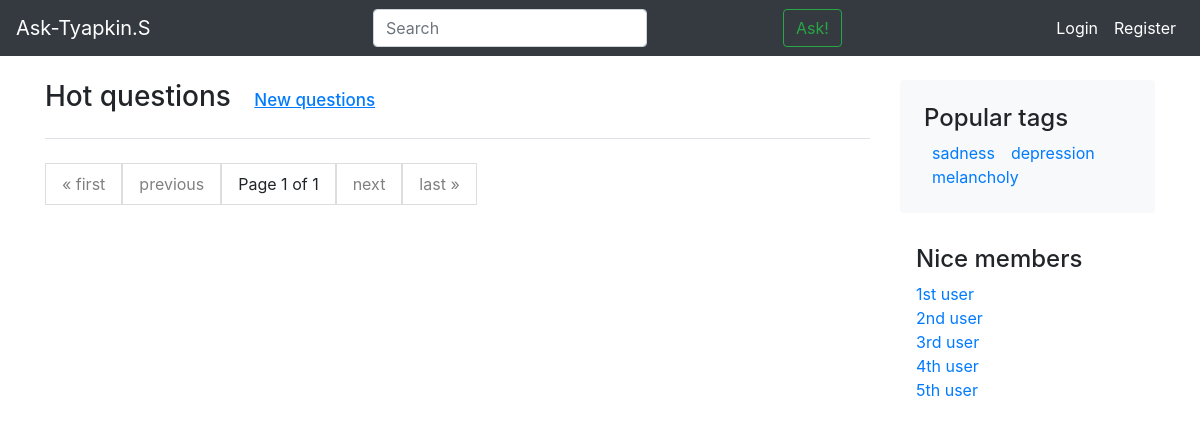
The app's page /hot/, older data.
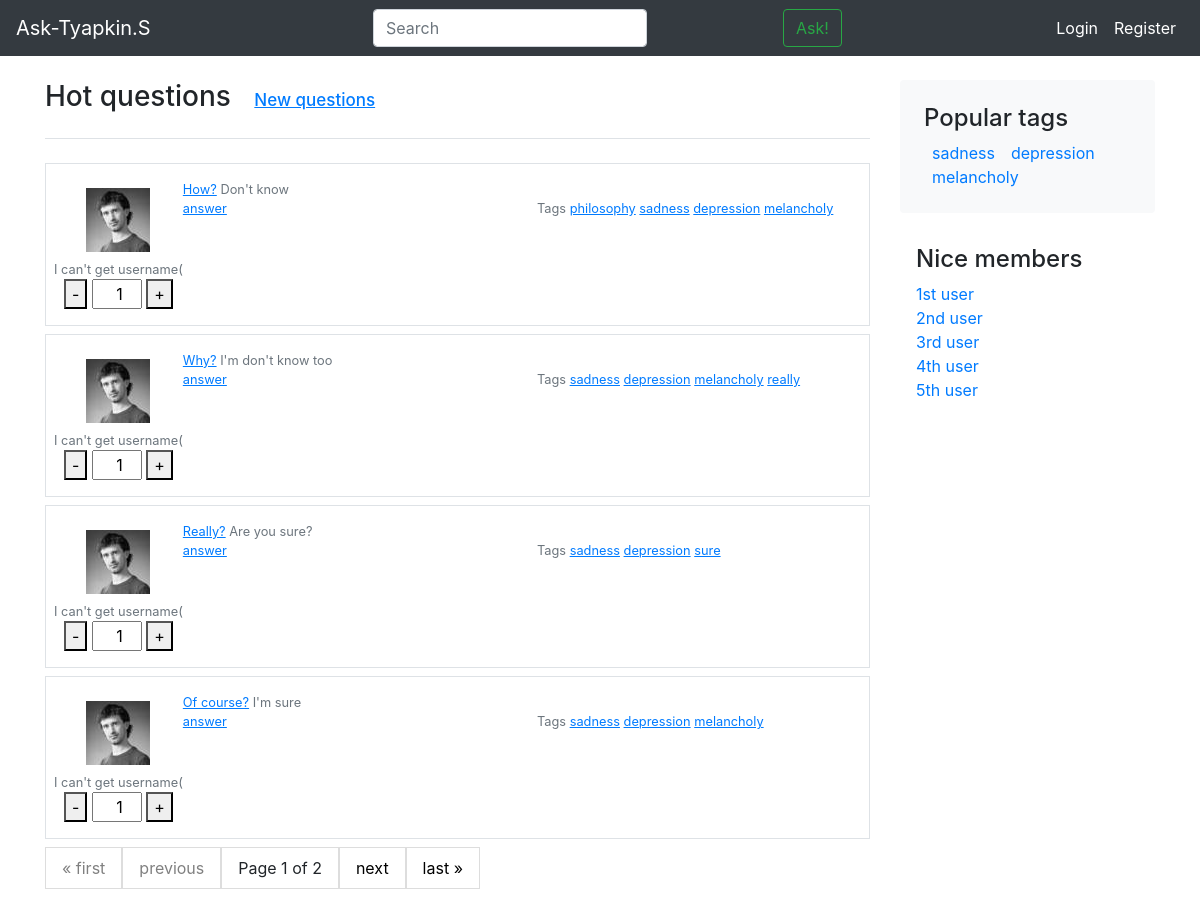
The same page, newer data.
### blog/models.py (models this page shows, shortened)
class Question(models.Model):
    title = models.CharField(max_length=1024, verbose_name='Title')
    text = models.TextField(verbose_name='Text', default="")
    date_create = models.DateField(auto_now_add=True, verbose_name='Create date')
    author = models.ForeignKey('Author', on_delete=models.CASCADE)
    tags = models.CharField(max_length=1024, verbose_name='Tags')
    objects = QuestionManager()
    class Meta:
        verbose_name = 'Question'
        verbose_name_plural = 'Questions'

### app/views.py (the view)
# urls.py: path('hot/', views.hot, name="hot"),
def hot(request):
    questions = Question.objects.all()
    paginator = Paginator(questions, 4)
    page = request.GET.get('page', 1)
    questions = paginator.get_page(page)
    return render(request, 'hot.html', {'questions': questions})

### templates/hot.html
{% extends 'inc/base.html' %}
{% load static %}
{% block content %}
  <h3 class="pb-4 mb-4 border-bottom">
    Hot questions
    <a href="{% url 'home'%}" class="text-u" style="font-size: 17px; padding-left: 1rem;">
      New questions
    </a>
  </h3>
    {% for question in questions %}
      {% include 'inc/one_question.html' %}
    {% endfor %}
<ul class="pagination">
    {% if questions.has_previous %}
    <li><a href="?page=1">&laquo; first</a></li>
    <li><a href="?page={{ questions.previous_page_number }}">previous</a></li>
    {% else %}
    <li><a style="color: gray">&laquo; first</a></li>
    <li><a style="color: gray">previous</a></li>
    {% endif %}
    <li>
        <a>Page {{ questions.number }} of {{ questions.paginator.num_pages }}</a>
    </li>
    {% if questions.has_next %}
    <li><a href="?page={{ questions.next_page_number }}">next</a></li>
    <li><a href="?page={{ questions.paginator.num_pages }}">last &raquo;</a></li>
    {% else %}
    <li><a style="color: gray">next</a></li>
    <li><a style="color: gray">last &raquo;</a></li>
    {% endif %}
</ul>
{% endblock content %}

### templates/inc/base.html (shortened to what this page needs)
{% load static %}
<!doctype html>
<html lang="en">
  <head>
    <link href="{% static "css/bootstrap.min.css" %}" rel="stylesheet">
    <link href="{% static "css/navbar-top.css" %}" rel="stylesheet">
  </head>
  <body>
    {% include 'inc/navbar.html' %}
    <main role="main" class="container">
      <div class="row">
        <div class="col-9 blog-main">
            {% block content %}
			{% endblock content %}
        </div>
        <aside class="col-3 container">
          {% include 'inc/popular_tags.html' %}
          {% include 'inc/nice_members.html' %}
        </aside>
      </div>
    </main>
  </body>
</html>

### templates/inc/navbar.html
<nav class="navbar navbar-expand-md navbar-dark bg-dark mb-4">
  <a class="navbar-brand" href="{% url 'home' %}">Ask-Tyapkin.S</a>
  <div class="collapse navbar-collapse" id="navbarCollapse">
    <ul class="navbar-nav ml-auto">
      <form class="form-inline my-2 my-md-0 search-field">
            <input class="form-control" type="text" placeholder="Search">
      </form>
      <button class="btn btn-outline-success my-2 my-sm-0" onclick="location.href='/ask'">Ask!</button>
    </ul>
    <ul class="navbar-nav ml-auto">
      <li class="nav-item active">
        <a class="nav-link active" href="{% url 'login' %}">Login</a>
      </li>
      <li class="nav-item active">
        <a class="nav-link" href="{% url 'signup' %}">Register</a>
      </li>
    </ul>
  </div>
</nav>

### templates/inc/one_question.html
{% load static %}
<div class="media text-muted pt-3 border p-2 mb-2">
      <ol class="list-unstyled mb-0" style="text-align: center">
          <img src="{% static 'img/your_avatar.jpg' %}" class="p-2" alt="Avatar">
          <div class="small"><span>I can't get username(</span></div>
        <li>
          <div class="def-number-input number-input safari_only">
            <button onclick="this.parentNode.querySelector('input[type=number]').stepDown()" class="minus">-</button>
            <label><input class="quantity" min="0" name="quantity" value="1" type="number" style="pointer-events: none; width: 50px; text-align: right;"></label>
            <button onclick="this.parentNode.querySelector('input[type=number]').stepUp()" class="plus">+</button>
          </div>
        </li>
      </ol>
      <div class="media-body pb-3 mb-0 small lh-125">
        <a href="{% url 'question' question.id%}" class="text-u">{{ question.title }}</a>
        <span>{{ question.text }}</span>
        <div class="row mb-3">
          <div class="col-6">
            <a href="{% url 'question' question.id%}" class="text-u">answer</a></div>
          <div class="col-6">
            <span>Tags</span>
              {% for ntag in question.tags.split %}
                 <a href="{% url 'tag' ntag %}" class="text-u">{{ ntag }}</a>
              {% endfor %}
          </div>
        </div>
      </div>
</div>

### templates/inc/popular_tags.html
{% load static %}
<div class="p-4 mb-3 bg-light rounded">
    <h4>Popular tags</h4>
     <div class="popular-tags-flex-container">
        <a href="{% url 'tag' 'sadness'%}"><span class="popular-tags-flex-item">sadness</span></a>
        <a href="{% url 'tag' 'depression'%}"><span class="popular-tags-flex-item">depression</span></a>
        <a href="{% url 'tag' 'melancholy'%}"><span class="popular-tags-flex-item">melancholy</span></a>
     </div>
</div>

### templates/inc/nice_members.html
{% load static %}
<div class="p-3">
    <h4>Nice members</h4>
    <ol class="list-unstyled mb-0">
      <li><a href="#">1st user</a></li>
      <li><a href="#">2nd user</a></li>
      <li><a href="#">3rd user</a></li>
      <li><a href="#">4th user</a></li>
      <li><a href="#">5th user</a></li>
    </ol>
</div>

### static/css/navbar-top.css (style rules this page uses)
body { min-height: 75rem; }
.search-field { margin-right: 8.5rem; }
.popular-tags-flex-container { display: -webkit-flex; display: flex; flex-wrap: wrap; }
.popular-tags-flex-item { flex: auto; flex-basis: auto; justify-content: center; align-items: center; padding: 0rem 0.5rem 0rem 0.5rem; }
.text-u { text-decoration: underline; }
ul.pagination li a { color: black; float: left; padding: 8px 16px; text-decoration: none; border: 1px solid #ddd; }

Row changes from the older to the newer data that the page shows:
added Question: title "How?", text "Don't know", split "philosophy" "sadness" "depression" "melancholy"
added Question: title "Why?", text "I'm don't know too", split "sadness" "depression" "melancholy" "really"
added Question: title "Really?", text "Are you sure?", split "sadness" "depression" "sure"
added Question: title "Of course?", text "I'm sure", split "sadness" "depression" "melancholy"
Text that changed along with them:
{{ questions.paginator.num_pages }}: "1" → "2"
